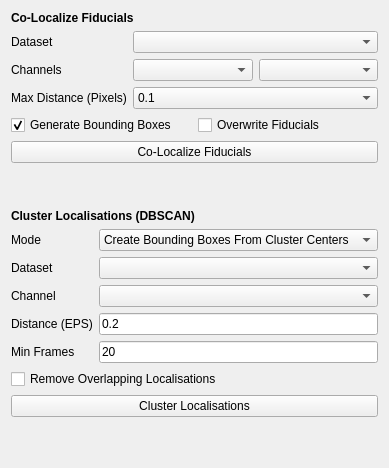
         <widget class="QWidget" name="tab_12">
          <attribute name="title">
           <string>Localisation Utils</string>
          </attribute>
          <layout class="QVBoxLayout" name="verticalLayout_15">
           <item>
            <widget class="QLabel" name="label_34">
             <property name="font">
              <font>
               <weight>75</weight>
               <bold>true</bold>
              </font>
             </property>
             <property name="text">
              <string>Co-Localize Fiducials</string>
             </property>
            </widget>
           </item>
           <item>
            <layout class="QFormLayout" name="formLayout_14">
             <item row="0" column="0">
              <widget class="QLabel" name="label_53">
               <property name="text">
                <string>Dataset</string>
               </property>
              </widget>
             </item>
             <item row="0" column="1">
              <widget class="QComboBox" name="colo_dataset"/>
             </item>
             <item row="1" column="0">
              <widget class="QLabel" name="label_51">
               <property name="text">
                <string>Channels</string>
               </property>
              </widget>
             </item>
             <item row="2" column="0">
              <widget class="QLabel" name="label_54">
               <property name="text">
                <string>Max Distance (Pixels)</string>
               </property>
              </widget>
             </item>
             <item row="2" column="1">
              <widget class="QComboBox" name="colo_max_dist">
               <item>
                <property name="text">
                 <string>0.1</string>
                </property>
               </item>
               <item>
                <property name="text">
                 <string>0.2</string>
                </property>
               </item>
               <item>
                <property name="text">
                 <string>0.5</string>
                </property>
               </item>
               <item>
                <property name="text">
                 <string>1</string>
                </property>
               </item>
               <item>
                <property name="text">
                 <string>2</string>
                </property>
               </item>
               <item>
                <property name="text">
                 <string>3</string>
                </property>
               </item>
               <item>
                <property name="text">
                 <string>4</string>
                </property>
               </item>
               <item>
                <property name="text">
                 <string>5</string>
                </property>
               </item>
              </widget>
             </item>
             <item row="1" column="1">
              <layout class="QGridLayout" name="gridLayout_4">
               <item row="0" column="0">
                <widget class="QComboBox" name="colo_channel1"/>
               </item>
               <item row="0" column="1">
                <widget class="QComboBox" name="colo_channel2"/>
               </item>
              </layout>
             </item>
            </layout>
           </item>
           <item>
            <layout class="QGridLayout" name="gridLayout_2">
             <item row="0" column="2">
              <widget class="QCheckBox" name="colo_fiducials">
               <property name="text">
                <string>Overwrite Fiducials</string>
               </property>
              </widget>
             </item>
             <item row="0" column="1">
              <widget class="QCheckBox" name="colo_bboxes">
               <property name="text">
                <string>Generate Bounding Boxes</string>
               </property>
               <property name="checked">
                <bool>true</bool>
               </property>
              </widget>
             </item>
            </layout>
           </item>
           <item>
            <widget class="QPushButton" name="molseeq_colocalize">
             <property name="text">
              <string>Co-Localize Fiducials</string>
             </property>
            </widget>
           </item>
           <item>
            <spacer name="verticalSpacer">
             <property name="orientation">
              <enum>Qt::Vertical</enum>
             </property>
             <property name="sizeHint" stdset="0">
              <size>
               <width>20</width>
               <height>40</height>
              </size>
             </property>
            </spacer>
           </item>
           <item>
            <widget class="QLabel" name="label_26">
             <property name="font">
              <font>
               <weight>75</weight>
               <bold>true</bold>
              </font>
             </property>
             <property name="text">
              <string>Cluster Localisations (DBSCAN)</string>
             </property>
            </widget>
           </item>
           <item>
            <layout class="QFormLayout" name="formLayout_6">
             <item row="1" column="0">
              <widget class="QLabel" name="label_17">
               <property name="text">
                <string>Dataset</string>
               </property>
              </widget>
             </item>
             <item row="1" column="1">
              <widget class="QComboBox" name="cluster_dataset"/>
             </item>
             <item row="2" column="0">
              <widget class="QLabel" name="label_18">
               <property name="text">
                <string>Channel</string>
               </property>
              </widget>
             </item>
             <item row="2" column="1">
              <widget class="QComboBox" name="cluster_channel"/>
             </item>
             <item row="0" column="0">
              <widget class="QLabel" name="label_19">
               <property name="text">
                <string>Mode</string>
               </property>
              </widget>
             </item>
             <item row="0" column="1">
              <widget class="QComboBox" name="cluster_mode">
               <item>
                <property name="text">
                 <string>Create Bounding Boxes From Cluster Centers</string>
                </property>
               </item>
               <item>
                <property name="text">
                 <string>Create Localisations From Cluster Centers</string>
                </property>
               </item>
              </widget>
             </item>
             <item row="3" column="0">
              <widget class="QLabel" name="label_60">
               <property name="text">
                <string>Distance (EPS)</string>
               </property>
              </widget>
             </item>
             <item row="3" column="1">
              <widget class="QLineEdit" name="cluster_eps">
               <property name="text">
                <string>0.2</string>
               </property>
              </widget>
             </item>
             <item row="4" column="0">
              <widget class="QLabel" name="label_61">
               <property name="text">
                <string>Min Frames </string>
               </property>
              </widget>
             </item>
             <item row="4" column="1">
              <widget class="QLineEdit" name="dbscan_min_samples">
               <property name="text">
                <string>20</string>
               </property>
              </widget>
             </item>
            </layout>
           </item>
           <item>
            <widget class="QCheckBox" name="dbscan_remove_overlapping">
             <property name="text">
              <string>Remove Overlapping Localisations</string>
             </property>
            </widget>
           </item>
           <item>
            <widget class="QPushButton" name="cluster_localisations">
             <property name="text">
              <string>Cluster Localisations</string>
             </property>
            </widget>
           </item>
           <item>
            <spacer name="verticalSpacer_7">
             <property name="orientation">
              <enum>Qt::Vertical</enum>
             </property>
             <property name="sizeHint" stdset="0">
              <size>
               <width>20</width>
               <height>40</height>
              </size>
             </property>
            </spacer>
           </item>
          </layout>
         </widget>
